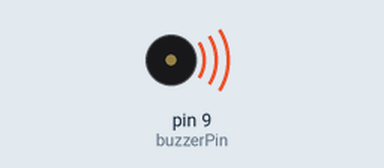
Recording of a sketch running on a simulated Arduino Uno, built with avr-gcc and run on an emulated ATmega328P. Shown: buzzer (waves = sounding).

Above: at 0.5 s.
Timing chart, 0 to 4.6 s (numbered marks = the images above):
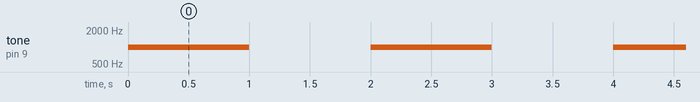

The sketch:

Buzzer.ino
```cpp
int buzzerPin = 9; // Pin de salida para el buzzer
int duration = 1000; // Duración del sonido en milisegundos
int frequency = 1000; // Frecuencia en Hz

void setup() {
  // No se necesita configurar el pin como OUTPUT con tone(), pero puede ser útil para otros fines.
  // pinMode(buzzerPin, OUTPUT);
}

void loop() {
  // Reproduce un tono de 1000 Hz durante 1000 ms
  tone(buzzerPin, frequency, duration);
  // Espera a que termine el tono (la duración ya está incluida en tone())
  delay(duration);
  // Detiene el sonido (necesario para que el sonido termine realmente)
  noTone(buzzerPin);
  delay(1000); // Espera 1 segundo antes de repetir
}
```

Measured:
- by itself, tone on pin 9 (buzzerPin): alternates 1000 Hz for 1.0 s and silent for 1.0 s
